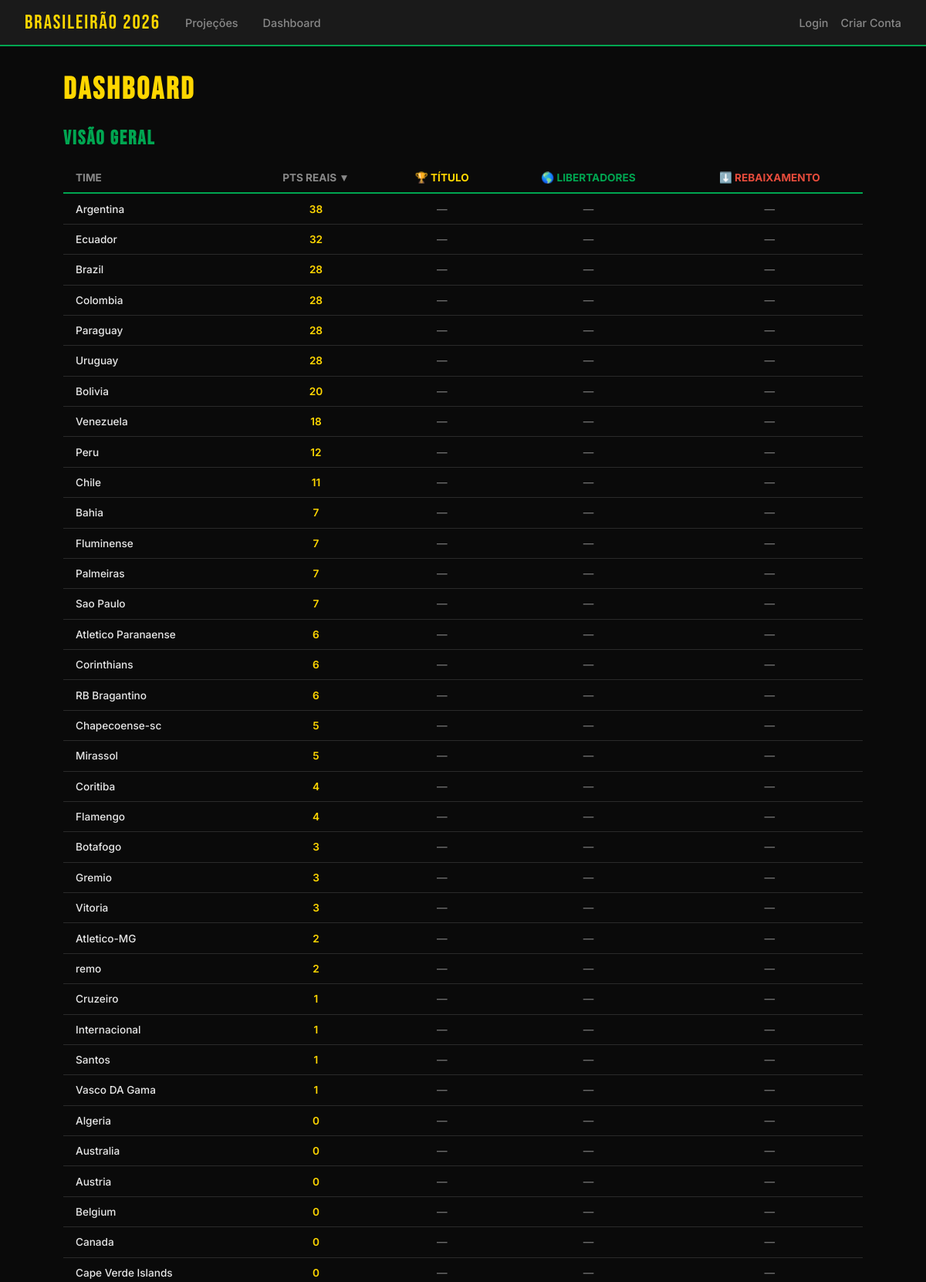
/dashboard (upper part), run on the app's committed database.
### app/models.py (models this page shows)
class Time(db.Model):
    id = db.Column(db.Integer, primary_key=True)
    api_id = db.Column(db.Integer, unique=True, nullable=False)
    nome = db.Column(db.String(100), nullable=False)
    logo_url = db.Column(db.String(200), nullable=True)
    pais = db.Column(db.String(50), nullable=True)
    liga_principal = db.Column(db.String(100), nullable=True)
    ativo = db.Column(db.Boolean, default=True)
    ultima_atualizacao = db.Column(db.DateTime, default=db.func.now())
    jogos_casa = db.relationship('Jogo', foreign_keys='Jogo.time_casa_id', backref='time_casa', lazy=True)
    jogos_fora = db.relationship('Jogo', foreign_keys='Jogo.time_fora_id', backref='time_fora', lazy=True)

### app/routes.py (the view, shortened to what this page needs)
@bp.route('/dashboard')
def dashboard():
    times = Time.query.order_by(Time.nome).all()
    time_id = request.args.get('time_id', type=int)
    ordenar_por = request.args.get('ordenar', 'pontos_reais')
    time_selecionado = None
    detalhe = None
    METAS_DICT = {
        'titulo': 80,
        'libertadores': 70,
        'rebaixamento': 45
    }
    tabela = []
    for time in times:
        pontos_reais = 0
        jogos_time = Jogo.query.filter(
            (Jogo.time_casa_id == time.id) | (Jogo.time_fora_id == time.id)
        ).all()
        for jogo in jogos_time:
            if jogo.gols_casa is not None and jogo.gols_fora is not None:
                eh_casa = jogo.time_casa_id == time.id
                if eh_casa:
                    if jogo.gols_casa > jogo.gols_fora:
                        pontos_reais += 3
                    elif jogo.gols_casa == jogo.gols_fora:
                        pontos_reais += 1
                else:
                    if jogo.gols_fora > jogo.gols_casa:
                        pontos_reais += 3
                    elif jogo.gols_casa == jogo.gols_fora:
                        pontos_reais += 1
        cenarios = {}
        for tipo, meta in METAS_DICT.items():
            pontos_proj = db.session.query(db.func.sum(Projecao.pontos)).filter(
                Projecao.time_id == time.id,
                Projecao.tipo == tipo
            ).scalar() or 0
            jogos_disputados_ids = [
                j.id for j in jogos_time
                if j.gols_casa is not None and j.gols_fora is not None
            ]
            pontos_proj_ate_agora = db.session.query(db.func.sum(Projecao.pontos)).filter(
                Projecao.time_id == time.id,
                Projecao.tipo == tipo,
                Projecao.jogo_id.in_(jogos_disputados_ids)
            ).scalar() or 0
            pct = round((pontos_reais / pontos_proj_ate_agora * 100), 1) if pontos_proj_ate_agora > 0 else 0
            diff = pontos_reais - pontos_proj_ate_agora
            cenarios[tipo] = {
                'projetado_total': pontos_proj,
                'projetado_ate_agora': pontos_proj_ate_agora,
                'real': pontos_reais,
                'diff': diff,
                'pct': pct,
                'meta': meta
            }
        tabela.append({
            'time': time,
            'pontos_reais': pontos_reais,
            'cenarios': cenarios
        })
    if ordenar_por == 'pontos_reais':
        tabela.sort(key=lambda x: x['pontos_reais'], reverse=True)
    elif ordenar_por == 'titulo':
        tabela.sort(key=lambda x: x['cenarios']['titulo']['pct'], reverse=True)
    elif ordenar_por == 'libertadores':
        tabela.sort(key=lambda x: x['cenarios']['libertadores']['pct'], reverse=True)
    elif ordenar_por == 'rebaixamento':
        tabela.sort(key=lambda x: x['cenarios']['rebaixamento']['pct'], reverse=True)
    return render_template('dashboard.html',
        times=times,
        tabela=tabela,
        time_selecionado=time_selecionado,
        detalhe=detalhe,
        ordenar_por=ordenar_por
    )

### app/templates/dashboard.html (shortened to what this page needs)
{% extends "base.html" %}
{% block content %}
<h1>Dashboard</h1>
<h2>Visão Geral</h2>
<div style="overflow-x: auto;">
<table style="width: 100%; border-collapse: collapse; font-size: 0.85rem;">
    <thead>
        <tr style="border-bottom: 2px solid var(--verde);">
            <th style="text-align: left; padding: 0.7rem 1rem; color: var(--texto-fraco);">TIME</th>
            <th style="text-align: center; padding: 0.7rem 1rem; color: var(--texto-fraco); cursor: pointer;" onclick="window.location.href='/dashboard?ordenar=pontos_reais'">
                PTS REAIS {% if ordenar_por == 'pontos_reais' %}▼{% endif %}
            </th>
            <th style="text-align: center; padding: 0.7rem 1rem; color: var(--amarelo); cursor: pointer;" onclick="window.location.href='/dashboard?ordenar=titulo'">
                🏆 TÍTULO {% if ordenar_por == 'titulo' %}▼{% endif %}
            </th>
            <th style="text-align: center; padding: 0.7rem 1rem; color: var(--verde); cursor: pointer;" onclick="window.location.href='/dashboard?ordenar=libertadores'">
                🌎 LIBERTADORES {% if ordenar_por == 'libertadores' %}▼{% endif %}
            </th>
            <th style="text-align: center; padding: 0.7rem 1rem; color: #e74c3c; cursor: pointer;" onclick="window.location.href='/dashboard?ordenar=rebaixamento'">
                ⬇️ REBAIXAMENTO {% if ordenar_por == 'rebaixamento' %}▼{% endif %}
            </th>
        </tr>
    </thead>
    <tbody>
        {% for row in tabela %}
        <tr style="border-bottom: 1px solid var(--cinza-medio); transition: background 0.15s;"
            onmouseover="this.style.background='var(--cinza)'"
            onmouseout="this.style.background='transparent'">
            <td style="padding: 0.7rem 1rem;">
                <a href="/dashboard?time_id={{ row.time.id }}" style="color: var(--texto); text-decoration: none; font-weight: 500;">
                    {{ row.time.nome }}
                </a>
            </td>
            <td style="text-align: center; padding: 0.7rem 1rem; font-weight: 600; color: var(--amarelo);">
                {{ row.pontos_reais }}
            </td>
            {% for tipo in ['titulo', 'libertadores', 'rebaixamento'] %}
            {% set c = row.cenarios[tipo] %}
            {% set cor = '#ffd700' if tipo == 'titulo' else ('#00a651' if tipo == 'libertadores' else '#e74c3c') %}
            <td style="text-align: center; padding: 0.7rem 1rem;">
                {% if c.projetado_ate_agora > 0 %}
                    <span style="
                        font-weight: 600;
                        color: {% if c.pct >= 100 %}#00a651{% elif c.pct >= 80 %}#ffd700{% else %}#e74c3c{% endif %};">
                        {{ c.pct }}%
                    </span>
                    <span style="color: var(--texto-fraco); font-size: 0.78rem; margin-left: 0.3rem;">
                        ({{ '+' if c.diff > 0 else '' }}{{ c.diff }})
                    </span>
                {% else %}
                    <span style="color: var(--texto-fraco);">—</span>
                {% endif %}
            </td>
            {% endfor %}
        </tr>
        {% endfor %}
    </tbody>
</table>
</div>
{% endblock %}

### app/templates/base.html (style rules this page uses)
:root { --verde: #00a651; --amarelo: #ffd700; --azul: #003087; --escuro: #0a0a0a; --cinza: #1a1a1a; --cinza-medio: #2a2a2a; --texto: #e8e8e8; --texto-fraco: #888; }
* { margin: 0; padding: 0; box-sizing: border-box; }
body { background: var(--escuro); color: var(--texto); font-family: 'Inter', sans-serif; min-height: 100vh; }
h1 { font-family: 'Bebas Neue', sans-serif; font-size: 2.5rem; letter-spacing: 3px; color: var(--amarelo); margin-bottom: 1.5rem; }
h2 { font-family: 'Bebas Neue', sans-serif; font-size: 1.6rem; letter-spacing: 2px; color: var(--verde); margin-bottom: 1rem; }

### data on the page
Time: time.nome "Argentina"
Time: time.nome "Ecuador"
Time: time.nome "Brazil"
Time: time.nome "Colombia"
Time: time.nome "Paraguay"
Time: time.nome "Uruguay"
Time: time.nome "Bolivia"
Time: time.nome "Venezuela"
Time: time.nome "Peru"
Time: time.nome "Chile"
Time: time.nome "Bahia"
Time: time.nome "Fluminense"
Time: time.nome "Palmeiras"
Time: time.nome "Sao Paulo"
Time: time.nome "Atletico Paranaense"
Time: time.nome "Corinthians"
Time: time.nome "RB Bragantino"
Time: time.nome "Chapecoense-sc"
Time: time.nome "Mirassol"
Time: time.nome "Coritiba"
Time: time.nome "Flamengo"
Time: time.nome "Botafogo"
Time: time.nome "Gremio"
Time: time.nome "Vitoria"
Time: time.nome "Atletico-MG"
Time: time.nome "remo"
Time: time.nome "Cruzeiro"
Time: time.nome "Internacional"
Time: time.nome "Santos"
Time: time.nome "Vasco DA Gama"
Time: time.nome "Algeria"
Time: time.nome "Australia"
Time: time.nome "Austria"
Time: time.nome "Belgium"
Time: time.nome "Canada"
Time: time.nome "Cape Verde Islands"

### other printed values
{{ row.pontos_reais }} "38" "32" "28" "28" "28" "28" "20" "18" "12" "11" "7" "7" "7" "7" "6" "6" "6" "5" "5" "4" "4" "3" "3" "3" "2" "2" "1" "1" "1" "1" "0" "0" "0" "0" "0" "0"
